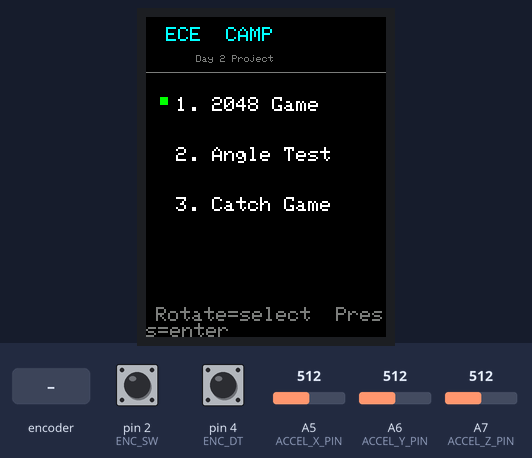
Recording of a sketch running on a simulated Arduino Nano, built with avr-gcc and run on an emulated ATmega328P. Shown: 240×320 colour display. The inputs (shaded band) are chosen by the test bench; at power-on: pin 2 (ENC_SW) HIGH, A5 (ACCEL_X_PIN) = 512, pin 4 (ENC_DT) HIGH, A6 (ACCEL_Y_PIN) = 512, A7 (ACCEL_Z_PIN) = 512. Random numbers use the default seed unless the sketch sets one; what the sketch prints to the serial monitor is not drawn.

Above: at 1.5 s.
1.6 s: pin 2 (ENC_SW) pulled LOW for 0.15 s
At 2.0 s:
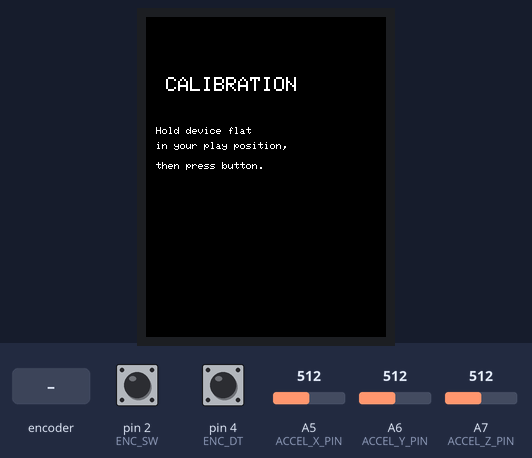
3.2 s: pin 2 (ENC_SW) pulled LOW for 1 s
At 3.8 s:
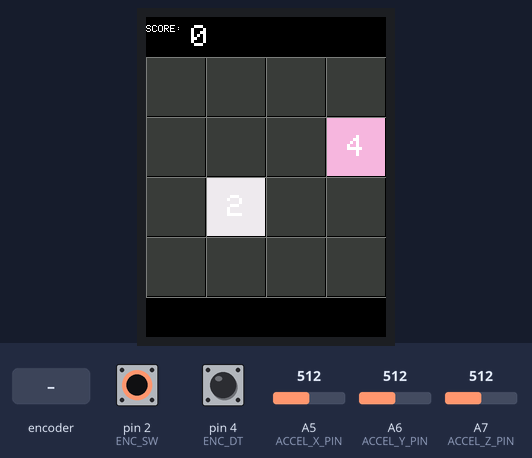
5.7 s: pin 2 (ENC_SW) pulled LOW for 0.15 s
At 6.5 s:
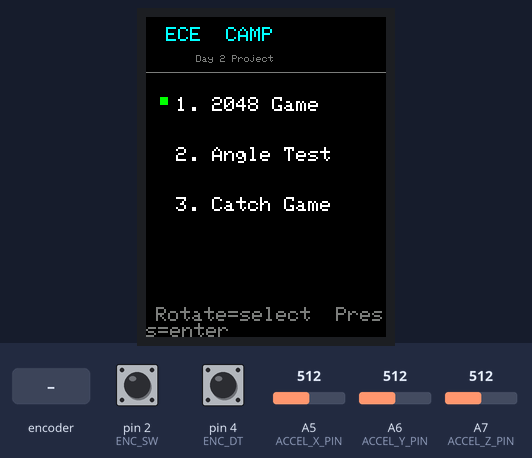
7.3 s: rotary encoder on pin 3 (ENC_CLK) / pin 4 (ENC_DT) turned 2 steps (second pin leading)
At 7.9 s:
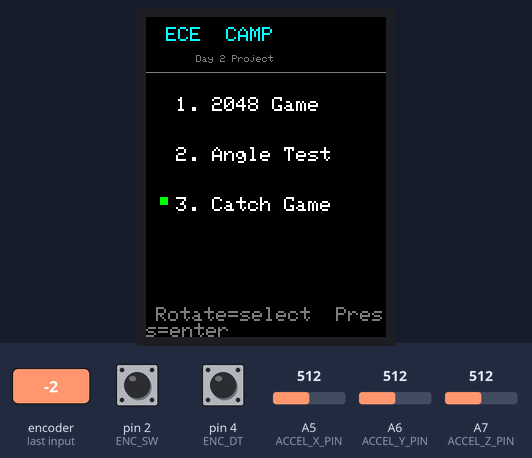
9.2 s: pin 2 (ENC_SW) pulsed LOW 2 times (0.12 s each, 0.3 s apart)
At 10.1 s:
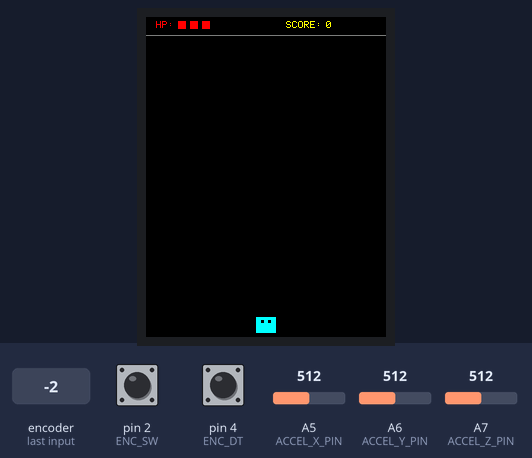
12.4 s: A5 (ACCEL_X_PIN) set to 543
At 12.61 s:
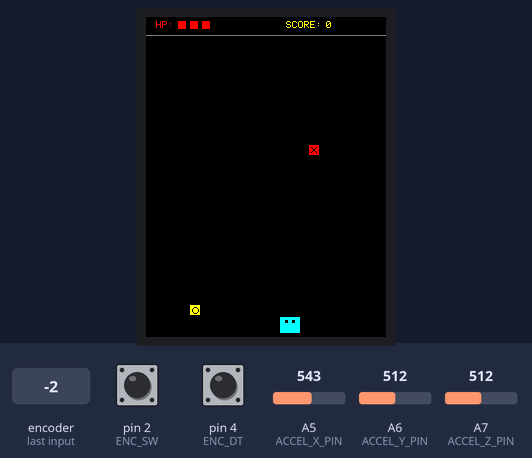
Timing chart, 0 to 15.4 s (numbered marks = the images above; inputs shaded):
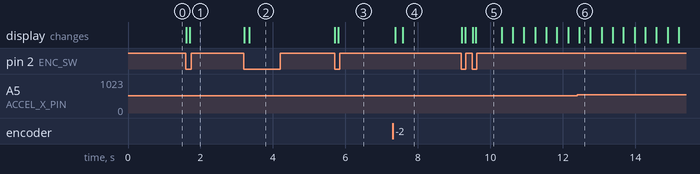

Measured:
- the behaviour switches between 527 and 528 on A5 (ACCEL_X_PIN) (found by bisection; images 5 and 6)
- after the input at 1.6 s, the display: first changes at once (image 1 shows a later state)
- after the input at 3.2 s, the display: first changes at once (image 2 shows a later state)
- after the input at 5.7 s, the display: first changes at once (image 3 shows a later state)
- after the input at 7.3 s, the display: first changes after 0.08 s (image 4 shows a later state)
- after the input at 9.2 s, the display: first changes at once (image 5 shows a later state)

The sketch:

ECE-Camp-day2-Course-Code.ino
```cpp
#include "include/Globals.h"
#include "include/HardwareManager.h"
#include "include/Game2048.h"
#include "include/AngleTest.h"
#include "include/CatchGame.h"

// ================================================================
// Main Menu Configuration
// ================================================================
#define MENU_ITEMS      3           // 0=2048, 1=Angle, 2=Catch
#define MENU_TITLE_Y    10
#define MENU_ITEM_Y0    80          // y of first menu item
#define MENU_ITEM_DY    50          // vertical spacing
#define MENU_CURSOR_X   14
#define MENU_TEXT_X     30
#define MENU_BG         ILI9341_BLACK
#define MENU_TITLE_CLR  ILI9341_CYAN
#define MENU_ITEM_CLR   ILI9341_WHITE
#define MENU_CURSOR_CLR ILI9341_GREEN

// ================================================================
// Private helpers (main menu only – not shared, so stay in .ino)
// ================================================================
static int8_t menuCursor = 0;

// Draw the static background of the main menu (call once on entry)
static void drawMenuBG() {
    tft.fillScreen(MENU_BG);

    tft.setTextSize(2);
    tft.setTextColor(MENU_TITLE_CLR, MENU_BG);
    tft.setCursor(20, MENU_TITLE_Y);
    tft.print(F("ECE  CAMP"));

    tft.setTextSize(1);
    tft.setTextColor(0x7BEFu, MENU_BG);    // grey subtitle
    tft.setCursor(50, 38);
    tft.print(F("Day 2 Project"));

    // Divider line
    tft.drawFastHLine(0, 55, TFT_W, 0x7BEFu);

    // Static item labels
    tft.setTextSize(2);
    tft.setTextColor(MENU_ITEM_CLR, MENU_BG);
    tft.setCursor(MENU_TEXT_X, MENU_ITEM_Y0);
    tft.print(F("1. 2048 Game"));
    tft.setCursor(MENU_TEXT_X, MENU_ITEM_Y0 + MENU_ITEM_DY);
    tft.print(F("2. Angle Test"));
    tft.setCursor(MENU_TEXT_X, MENU_ITEM_Y0 + 2 * MENU_ITEM_DY);
    tft.print(F("3. Catch Game"));

    // Hint at bottom
    tft.setTextColor(0x7BEFu, MENU_BG);
    tft.setCursor(10, 290);
    tft.print(F("Rotate=select  Press=enter"));
}

// Erase old cursor, draw at new position
static void drawMenuCursor(int8_t oldPos, int8_t newPos) {
    // Erase old
    tft.fillRect(MENU_CURSOR_X, MENU_ITEM_Y0 + oldPos * MENU_ITEM_DY,
                 8, 8, MENU_BG);
    // Draw new
    tft.fillRect(MENU_CURSOR_X, MENU_ITEM_Y0 + newPos * MENU_ITEM_DY,
                 8, 8, MENU_CURSOR_CLR);
}

// ================================================================
// setup / loop
// ================================================================
void setup() {
    initHardware();
    enableEncoderISR();         // start encoder interrupt on main menu
    Serial.println(F("[MENU] drawMenuBG"));
    drawMenuBG();
    drawMenuCursor(0, menuCursor);
    Serial.println(F("[MENU] ready"));
}

void loop() {
    uint32_t fs = millis();
    updateHardware();

    // ---- Encoder navigation ----
    int8_t enc = getEncoderDelta();
    if (enc) {
        int8_t oldCursor = menuCursor;
        menuCursor += enc;
        // menuCursor %= MENU_ITEMS; // wrap around
        if (menuCursor < 0)           menuCursor = 0;
        if (menuCursor >= MENU_ITEMS) menuCursor = MENU_ITEMS - 1;
        if (static_cast<int8_t>(menuCursor ^ oldCursor))
            drawMenuCursor(oldCursor, menuCursor);
    }

    // ---- Button: enter selected page ----
    if (isButtonPressed()) {
        disableEncoderISR();    // stop ISR while in sub-page
        switch (menuCursor) {
            case 0:
                Serial.println(F("[MENU] -> loopGame2048"));
                loopGame2048();     // blocking; returns on exit
                Serial.println(F("[MENU] <- loopGame2048"));
                break;
            case 1:
                Serial.println(F("[MENU] -> loopAngleTest"));
                loopAngleTest();    // blocking; returns on exit
                Serial.println(F("[MENU] <- loopAngleTest"));
                break;
            case 2:
                Serial.println(F("[MENU] -> loopCatchGame"));
                loopCatchGame();
                Serial.println(F("[MENU] <- loopCatchGame"));
                break;
            default:
                break;
        }
        // Returned from sub-page: redraw main menu and restart ISR
        drawMenuBG();
        drawMenuCursor(0, menuCursor);
        enableEncoderISR();
    }

    FRAME_DELAY(fs);
}
```

AngleTest.cpp
```cpp
#include "include/AngleTest.h"
#include "include/Globals.h"
#include "include/HardwareManager.h"
#include <math.h>

// ================================================================
// Private macros
// ================================================================
#define AT_BG       ILI9341_BLACK
#define AT_LABEL    ILI9341_CYAN
#define AT_VALUE    ILI9341_WHITE
#define AT_WARN     ILI9341_YELLOW

// Layout: labels at fixed x=10, values at x=VAL_X
// Each row height = 18 px (textSize 1 = 8px + 10px gap)
#define VAL_X       55      // x where numeric value starts
#define VAL_W       120     // width to erase before redrawing value
#define ROW_H       18

#define ROW_RAW_X   50      // y: Raw X
#define ROW_RAW_Y   (ROW_RAW_X + ROW_H)
#define ROW_RAW_Z   (ROW_RAW_Y + ROW_H)
#define ROW_G_X     (ROW_RAW_Z + ROW_H + 6)
#define ROW_G_Y     (ROW_G_X + ROW_H)
#define ROW_G_Z     (ROW_G_Y + ROW_H)
#define ROW_PITCH   (ROW_G_Z + ROW_H + 6)
#define ROW_ROLL    (ROW_PITCH + ROW_H)

// ================================================================
// Static helpers
// ================================================================

// Draw all static labels (called once)
static void drawATStaticBG() {
    tft.fillScreen(AT_BG);

    tft.setTextSize(2);
    tft.setTextColor(AT_LABEL, AT_BG);
    tft.setCursor(30, 10);
    tft.print(F("ANGLE TEST"));

    tft.setTextSize(1);
    tft.setTextColor(AT_LABEL, AT_BG);

    tft.setCursor(10, ROW_RAW_X); tft.print(F("Raw X:"));
    tft.setCursor(10, ROW_RAW_Y); tft.print(F("Raw Y:"));
    tft.setCursor(10, ROW_RAW_Z); tft.print(F("Raw Z:"));

    tft.setCursor(10, ROW_G_X);   tft.print(F("gX:"));
    tft.setCursor(10, ROW_G_Y);   tft.print(F("gY:"));
    tft.setCursor(10, ROW_G_Z);   tft.print(F("gZ:"));

    tft.setCursor(10, ROW_PITCH); tft.print(F("Pitch:"));
    tft.setCursor(10, ROW_ROLL);  tft.print(F("Roll:"));

    tft.setTextColor(AT_WARN, AT_BG);
    tft.setCursor(10, 290);
    tft.print(F("Press button to exit"));
}

// Erase + redraw a single numeric row
static void printValue(int16_t y, float val, uint8_t decimals) {
    tft.fillRect(VAL_X, y, VAL_W, 8, AT_BG);
    tft.setTextColor(AT_VALUE, AT_BG);
    tft.setTextSize(1);
    tft.setCursor(VAL_X, y);
    tft.print(val, decimals);
}

static void printValueInt(int16_t y, int16_t val) {
    tft.fillRect(VAL_X, y, VAL_W, 8, AT_BG);
    tft.setTextColor(AT_VALUE, AT_BG);
    tft.setTextSize(1);
    tft.setCursor(VAL_X, y);
    tft.print(val);
}

// ================================================================
// loopAngleTest – public entry (blocking)
// ================================================================
void loopAngleTest() {
    drawATStaticBG();

    while (true) {
        uint32_t fs = millis();
        updateHardware();

        if (isButtonPressed()) return;  // exit to main menu

        // ---- Read raw ADC ----
        int16_t rawX = (int16_t)analogRead(ACCEL_X_PIN);
        int16_t rawY = (int16_t)analogRead(ACCEL_Y_PIN);
        int16_t rawZ = (int16_t)analogRead(ACCEL_Z_PIN);

        // ---- Convert to g ----
        float gx = ((float)(rawX - ADXL_ZERO_DEFAULT)) / ADXL_COUNTS_PER_G;
        float gy = ((float)(rawY - ADXL_ZERO_DEFAULT)) / ADXL_COUNTS_PER_G;
        float gz = ((float)(rawZ - ADXL_ZERO_DEFAULT)) / ADXL_COUNTS_PER_G;

        // ---- Compute pitch & roll (degrees) ----
        // Pitch: rotation about Y-axis = atan2(gx, sqrt(gy²+gz²))
        // Roll:  rotation about X-axis = atan2(gy, sqrt(gx²+gz²))
        float pitch = atan2(gx, sqrt(gy * gy + gz * gz)) * (180.0f / M_PI);
        float roll  = atan2(gy, sqrt(gx * gx + gz * gz)) * (180.0f / M_PI);

        // ---- Update dynamic values only ----
        printValueInt(ROW_RAW_X, rawX);
        printValueInt(ROW_RAW_Y, rawY);
        printValueInt(ROW_RAW_Z, rawZ);

        printValue(ROW_G_X, gx, 3);
        printValue(ROW_G_Y, gy, 3);
        printValue(ROW_G_Z, gz, 3);

        printValue(ROW_PITCH, pitch, 1);
        printValue(ROW_ROLL,  roll,  1);

        FRAME_DELAY(fs);
    }
}
```

HardwareManager.cpp
```cpp
#include "include/HardwareManager.h"

// ---- Display Object ----
// Adafruit_ILI9341 tft = Adafruit_ILI9341(TFT_CS, TFT_DC, 11, 13, TFT_RST, 12);
Adafruit_ILI9341 tft = Adafruit_ILI9341(TFT_CS, TFT_DC, TFT_RST);

// ---- Private: Encoder (ISR-driven) ----
// volatile: shared between ISR and main context
static volatile int8_t encoderDelta = 0;

// ISR – fires on RISING edge of CLK (D3 / INT1)
static void encoderISR() {
    // DT state at rising CLK edge determines direction
    if (digitalRead(ENC_DT) == LOW)
        encoderDelta--;
    else
        encoderDelta++;
}

// ---- Private: Button (EasyButton handles debounce internally) ----
// EasyButton default: INPUT_PULLUP, active LOW, 35 ms debounce
static EasyButton encButton(ENC_SW);

// ---- Private: ADXL Baseline ----
static int16_t baseRawX = ADXL_ZERO_DEFAULT;
static int16_t baseRawY = ADXL_ZERO_DEFAULT;
static int16_t baseRawZ = ADXL_ZERO_DEFAULT;

// ================================================================
void initHardware() {
    Serial.begin(115200);
    Serial.println(F("[HW] initHardware start"));

    // ---- ILI9341 TFT ----
    Serial.println(F("[HW] tft.begin()..."));
    tft.begin(3999999);
    Serial.println(F("[HW] tft.begin() done"));

    // Read power-mode register: ILI9341 returns 0x9C when healthy.
    // 0x00 or 0xFF = SPI wiring issue (check CS/DC/RST/MOSI/SCK).
    uint8_t pmode = tft.readcommand8(0x0A);
    Serial.print(F("[HW] ILI9341 power-mode (expect 0x9C): 0x"));
    Serial.println(pmode, HEX);
    if (pmode != 0x9C) {
        Serial.println(F("[HW] WARNING: display not responding! Check SPI wiring."));
    }

    tft.setRotation(0); // Portrait 240x320
    Serial.println(F("[HW] fillScreen..."));
    tft.fillScreen(ILI9341_BLACK);
    tft.setTextColor(ILI9341_WHITE, ILI9341_BLACK); // bg colour prevents ghost text
    tft.setTextSize(1);
    tft.setCursor(0, 0);
    tft.println(F("HW Init OK"));
    Serial.println(F("[HW] display init done"));

    // ---- Rotary Encoder ----
    // CLK (D3) = INT1 → ISR; DT (D4) = GPIO input; SW (D2) = EasyButton
    pinMode(ENC_CLK, INPUT_PULLUP);
    pinMode(ENC_DT, INPUT_PULLUP);
    pinMode(ENC_SW, INPUT_PULLUP);
    encButton.begin(); // EasyButton sets ENC_SW as INPUT_PULLUP internally
    Serial.println(F("[HW] encoder + button init done"));

    Serial.println(F("[HW] initHardware complete"));
}

// ================================================================
void updateHardware() {
    // Encoder is ISR-driven; nothing to poll here.
    // Button debounce state machine must be driven every loop.
    encButton.read();
}

// ================================================================
void enableEncoderISR() {
    noInterrupts();
    encoderDelta = 0; // discard stale delta before re-enabling
    interrupts();
    attachInterrupt(digitalPinToInterrupt(ENC_CLK), encoderISR, RISING);
    Serial.println(F("[ENC] ISR enabled"));
}

void disableEncoderISR() {
    detachInterrupt(digitalPinToInterrupt(ENC_CLK));
    Serial.println(F("[ENC] ISR disabled"));
}

// ================================================================
int8_t getEncoderDelta() {
    // Atomic read+clear (ISR may fire between read and clear)
    noInterrupts();
    int8_t d = encoderDelta;
    encoderDelta = 0;
    interrupts();
    return d;
}

bool isButtonPressed() {
    return encButton.wasPressed(); // true once per press; EasyButton resets it
}

// ================================================================
void captureBaseline() {
    baseRawX = (int16_t)analogRead(ACCEL_X_PIN);
    baseRawY = (int16_t)analogRead(ACCEL_Y_PIN);
    baseRawZ = (int16_t)analogRead(ACCEL_Z_PIN);
    Serial.print(F("[ACCEL] baseline X="));
    Serial.print(baseRawX);
    Serial.print(F(" Y="));
    Serial.print(baseRawY);
    Serial.print(F(" Z="));
    Serial.println(baseRawZ);
}

int16_t getBaseRawX() {
    return baseRawX;
}
int16_t getBaseRawY() {
    return baseRawY;
}
int16_t getBaseRawZ() {
    return baseRawZ;
}
```

AngleTest.h
```cpp
#ifndef ANGLE_TEST_H
#define ANGLE_TEST_H

// ---- Angle Test Page ----
// Displays live ADXL335 raw ADC, g values, and computed pitch/roll.
// Blocking loop; returns when user presses button to exit.
void loopAngleTest();

#endif // ANGLE_TEST_H
```

CatchGame.h
```cpp
#ifndef CATCH_GAME_H
#define CATCH_GAME_H

#include <Arduino.h>
#include <stdint.h>

// ---- Game States ----
enum class CatchState : uint8_t { CS_CALIBRATE, CS_PLAYING, CS_GAMEOVER };

// ---- Falling Item Types ----
// IT_ENEMY: red, deals 1 damage
// IT_HEALTH: green, restores 1 HP (capped at max)
// IT_COIN: yellow, adds score
enum class ItemType : uint8_t { IT_ENEMY = 0, IT_HEALTH, IT_COIN };

// ---- Layout Constants (240×320 portrait) ----
#define CG_PLAYER_W 20    // player sprite width  (px)
#define CG_PLAYER_H 16    // player sprite height (px)
#define CG_PLAYER_Y (300) // fixed y of player top edge
#define CG_ITEM_SZ 10     // falling item size (square, px)
#define CG_MAX_ITEMS 8    // max simultaneous falling items (SRAM budget)
#define CG_HP_MAX 5       // max hit points
#define CG_HP_INIT 3      // starting hit points
#define CG_COIN_SCORE 10  // points per coin
#define CG_SPAWN_MS 800U  // base spawn interval (ms)
#define CG_FALL_SPEED 2   // base pixels per frame
#define CG_HUD_Y 4        // y of HUD row (HP + Score)
#define CG_PLAY_TOP 20    // y where falling items start spawning

// ---- Entry Point ----
// Blocking loop; returns when user presses button to exit.
// Caller is the main menu loop in .ino.
void loopCatchGame();

#endif // CATCH_GAME_H
```

Game2048.h
```cpp
#ifndef GAME2048_H
#define GAME2048_H

#include <Arduino.h>
#include <stdint.h>

// ---- Game States ----
enum class GState : uint8_t { GS_CALIBRATE, GS_PLAYING, GS_GAMEOVER };

// ---- Tilt Directions ----
enum class Dir : uint8_t { D_NONE = 0, D_UP, D_DOWN, D_LEFT, D_RIGHT };

// ---- Board Layout (240×320 display, portrait) ----
#define CELL_PX         60      // pixel size of each cell (4 × 60 = 240 = full width)
#define BOARD_OFFSET_X  0       // board starts at left edge
#define BOARD_OFFSET_Y  40      // leave 40 px at top for score/title
#define SCORE_Y         8       // y-position of score label row
#define GAMEOVER_Y      268     // y-position of game-over message row

// ---- Gameplay Tuning ----
#define MOVE_COOLDOWN   400U    // ms between accepted tilt moves

// ---- Entry Point ----
// Blocking loop; returns when user presses button to exit.
// Caller is the main menu loop in .ino.
void loopGame2048();

#endif // GAME2048_H
```

Globals.h
```cpp
#ifndef GLOBALS_H
#define GLOBALS_H

#include <stdint.h>

// ---- Frame Rate ----
#define FRAME_MS            10U     // 100 Hz
// Caps loop to FRAME_MS; 'start' must be a uint32_t holding millis() at frame begin
#define FRAME_DELAY(start)  do { \
    uint32_t _el = millis() - (start); \
    if (_el < FRAME_MS) delay(FRAME_MS - _el); \
} while (0)

// ---- Screen dimensions (ILI9341 portrait) ----
#define TFT_W   240
#define TFT_H   320

// ---- Tilt control (ADXL335) ----
// Threshold expressed in degrees; compared as sin(angle) vs g to avoid asin() at runtime.
// sin(15°) ≈ 0.2588
#define TILT_THRESHOLD_DEG  30
#define TILT_G_THRESH       0.5f

#endif // GLOBALS_H
```

HardwareManager.h
```cpp
#ifndef HARDWARE_MANAGER_H
#define HARDWARE_MANAGER_H

#include <Adafruit_GFX.h>
#include <Adafruit_ILI9341.h>
#include <Arduino.h>
#include <EasyButton.h>
#include <SPI.h>
#include <stdint.h>

// ---- TFT SPI Pins (ILI9341 2.8" 240x320) ----
#define TFT_CS 5
#define TFT_RST 6
#define TFT_DC 7

// ---- ADXL335 Analog Pins ----
#define ACCEL_X_PIN A5
#define ACCEL_Y_PIN A6
#define ACCEL_Z_PIN A7

// ---- Rotary Encoder Pins ----
#define ENC_SW 2
#define ENC_CLK 3
#define ENC_DT 4

// ---- ADXL335 ADC Constants (Nano 5V ref, ADXL at 3.3V) ----
// Zero-g: ~1.5 V → (1.5/5)*1023 ≈ 307 counts  (typical; varies per unit)
// Sensitivity: ~300 mV/g → (0.3/5)*1023 ≈ 61.4 counts/g
#define ADXL_ZERO_DEFAULT 307
#define ADXL_COUNTS_PER_G 61.4f

// ---- Fast ADC Macros ----
#define ACCEL_RAW_X() analogRead(ACCEL_X_PIN)
#define ACCEL_RAW_Y() analogRead(ACCEL_Y_PIN)
#define ACCEL_RAW_Z() analogRead(ACCEL_Z_PIN)
// Convert raw ADC delta from baseline → g value (float)
#define ACCEL_TO_G(raw, base) (((float)((int16_t)(raw) - (int16_t)(base))) / ADXL_COUNTS_PER_G)

// ---- Public Display Object ----
extern Adafruit_ILI9341 tft;

// ---- Hardware Lifecycle ----
void initHardware();
void updateHardware(); // Poll button (EasyButton); call once per frame

// ---- Encoder ISR Control ----
// Enable on main menu entry; disable before entering sub-pages.
// CLK is on D3 (INT1); ISR fires on RISING edge.
void enableEncoderISR();
void disableEncoderISR();

// ---- Input Accessors ----
int8_t getEncoderDelta(); // Cumulative delta since last call; auto-resets to 0
bool isButtonPressed();   // True once per physical press; debounced via EasyButton

// ---- ADXL Baseline Calibration ----
void captureBaseline();
int16_t getBaseRawX();
int16_t getBaseRawY();
int16_t getBaseRawZ();

#endif // HARDWARE_MANAGER_H
```

Source omitted: CatchGame.cpp (11561 bytes), Game2048.cpp (12321 bytes)
